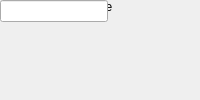
<?xml version="1.0" encoding="UTF-8"?>
<ui version="4.0">
 <class>MainWindow</class>
 <widget class="QMainWindow" name="MainWindow">
  <property name="windowTitle"><string>DCP</string></property>
  <widget class="QWidget" name="centralwidget">
   <!-- NOTE: this is a simplified structural mirror of the generated
        <module>_ui.py, not a full round-trip Designer file. Regenerate
        both from the same spec if you need to edit layout by hand. -->
       <widget class="QLabel" name="label_dcp_file">
     <property name="text"><string>Name of the DCP file</string></property>
    </widget>
       <widget class="QLineEdit" name="dcp_file"/>
  </widget>
 </widget>
 <resources/>
 <connections/>
</ui>
